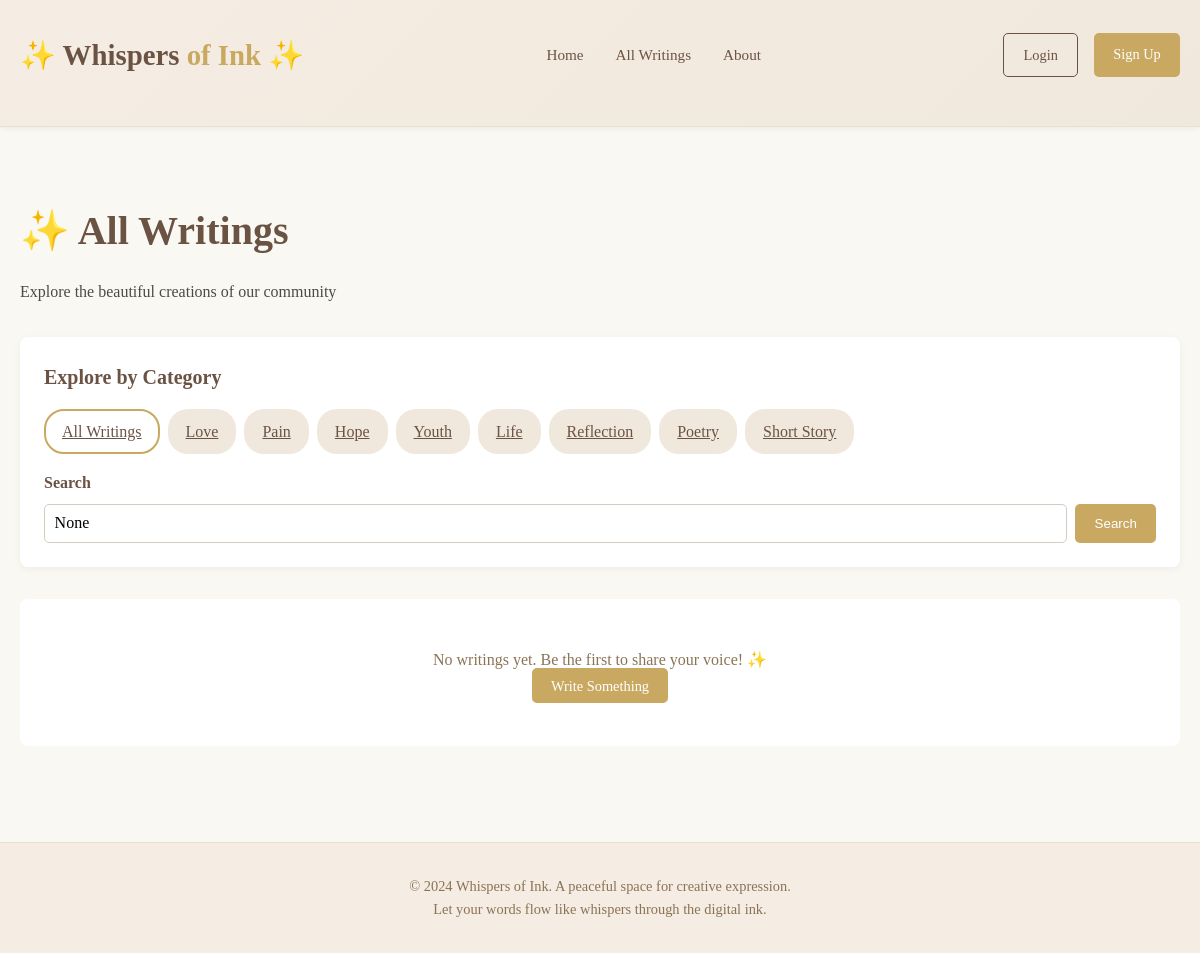
The page /writings/ on the database as committed earlier.
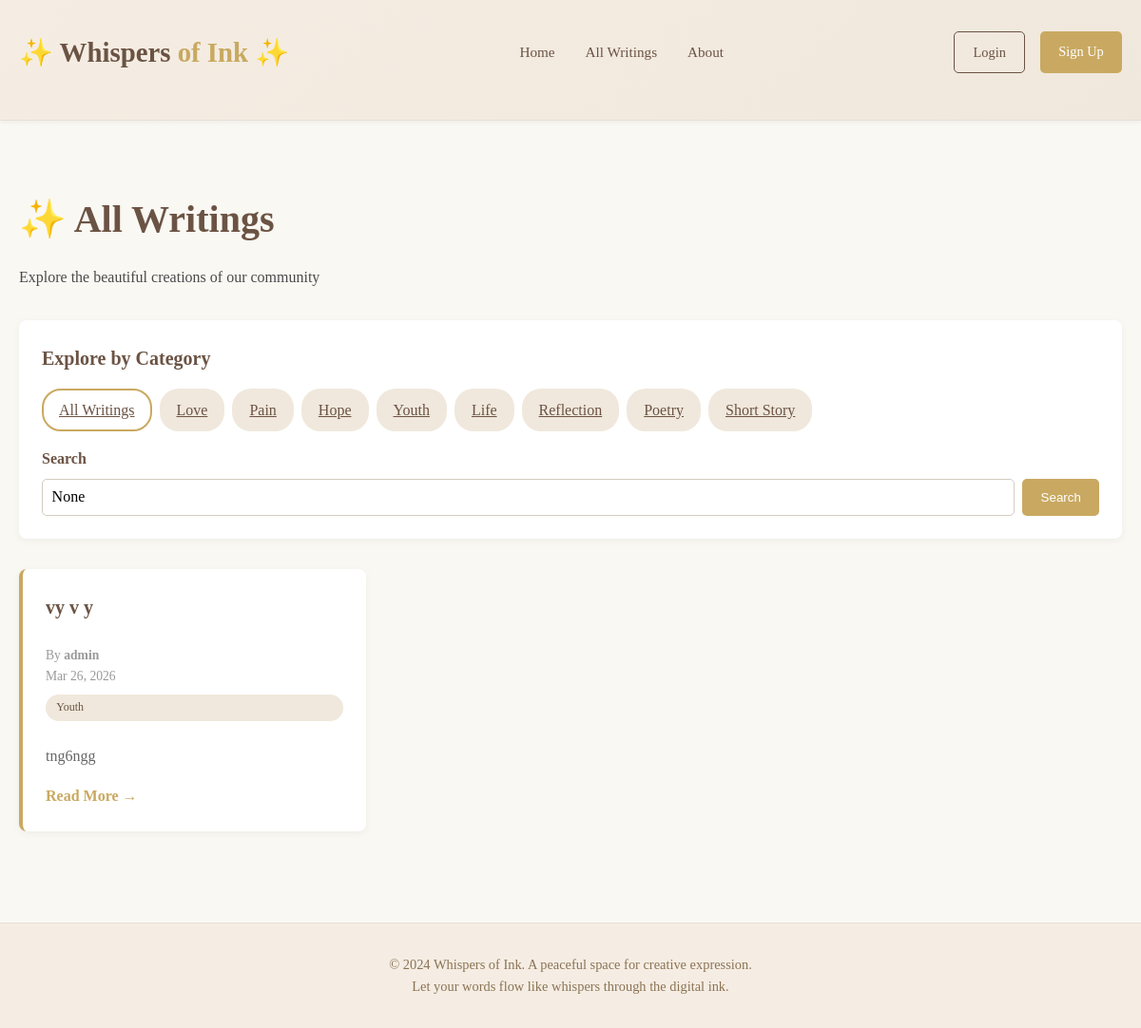
The same page on the database as committed later.
### mysite/writings/models.py (models this page shows, shortened)
class Category(models.Model):
    name = models.CharField(max_length=50, unique=True)
    slug = models.SlugField(unique=True)
    description = models.TextField(blank=True)
    class Meta:
        verbose_name_plural = "Categories"

class Post(models.Model):
    title = models.CharField(max_length=200)
    content = models.TextField()
    author = models.ForeignKey(User, on_delete=models.CASCADE, related_name='posts')
    category = models.ForeignKey(Category, on_delete=models.SET_NULL, null=True, related_name='posts')
    inspiration_note = models.TextField(blank=True, null=True, help_text="Optional note about inspiration")
    created_at = models.DateTimeField(auto_now_add=True)
    updated_at = models.DateTimeField(auto_now=True)
    class Meta:
        ordering = ['-created_at']

### mysite/writings/views.py (the view)
# urls.py: path('', views.writings_list, name='writings_list'),
def writings_list(request):
    posts = Post.objects.all()
    category = request.GET.get('category')
    search = request.GET.get('search')
    if category:
        posts = posts.filter(category__slug=category)
    if search:
        posts = posts.filter(title__icontains=search) | posts.filter(content__icontains=search)
    categories = Category.objects.all()
    context = {
        'posts': posts,
        'categories': categories,
        'selected_category': category,
        'search_query': search,
    }
    return render(request, 'writings/writings_list.html', context)

### mysite/templates/writings/writings_list.html (shortened to what this page needs)
{% extends 'base.html' %}
{% block content %}
<div class="writings-header">
    <h1>✨ All Writings</h1>
    <p>Explore the beautiful creations of our community</p>
</div>
<div class="filter-section">
    <h3 style="margin-top: 0;">Explore by Category</h3>
    <div class="category-buttons">
        <a href="{% url 'writings_list' %}" class="category-btn {% if not selected_category %}active{% endif %}">All Writings</a>
        {% for category in categories %}
            <a href="?category={{ category.slug }}" class="category-btn {% if category.slug == selected_category %}active{% endif %}">
                {{ category.name }}
            </a>
        {% endfor %}
    </div>
    <div class="filter-row">
        <div class="filter-group">
            <label for="search">Search</label>
            <form method="get" style="display: flex; gap: 0.5rem;">
                <input type="text" id="search" name="search" placeholder="Search by title..." value="{{ search_query }}">
                <button type="submit" class="filter-btn">Search</button>
            </form>
        </div>
    </div>
</div>
{% if posts %}
    <div class="writings-grid">
        {% for post in posts %}
            <div class="writing-card">
                <h3>{{ post.title }}</h3>
                <div class="writing-meta">
                    By <strong>{{ post.author.username }}</strong><br>
                    {{ post.created_at|date:"M d, Y" }}
                </div>
                {% if post.category %}
                    <span class="writing-category">{{ post.category.name }}</span>
                {% endif %}
                <div class="writing-excerpt">
                    {{ post.content|truncatewords:40 }}
                </div>
                <a href="{% url 'post_detail' post.pk %}" class="read-more">Read More →</a>
            </div>
        {% endfor %}
    </div>
{% else %}
    <div class="empty-state">
        {% if search_query %}
            <p>No writings found matching "{{ search_query }}". Try a different search! 🔍</p>
        {% elif selected_category %}
            <p>No writings in this category yet. Be the first to share! 🌿</p>
        {% else %}
            <p>No writings yet. Be the first to share your voice! ✨</p>
        {% endif %}
        <a href="{% url 'create_post' %}" class="btn btn-primary">Write Something</a>
    </div>
{% endif %}
{% endblock %}

Rows that differ between the two databases and show on the page:
added Post: title "vy v y", author.username "admin", created_at "Mar 26, 2026", category.name "Youth", content "tng6ngg"
Other text that changed with them:
text no longer shown: "No writings yet. Be the first to share your voice! ✨ Write Something"
